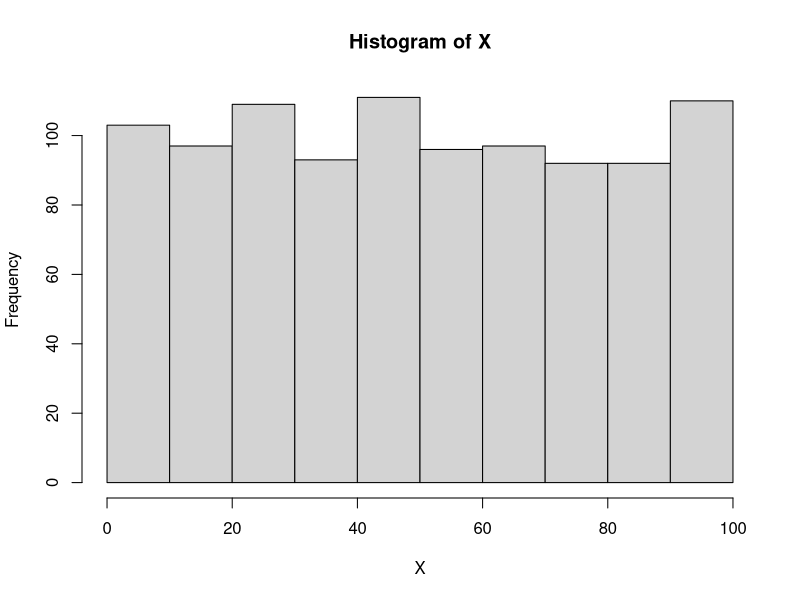
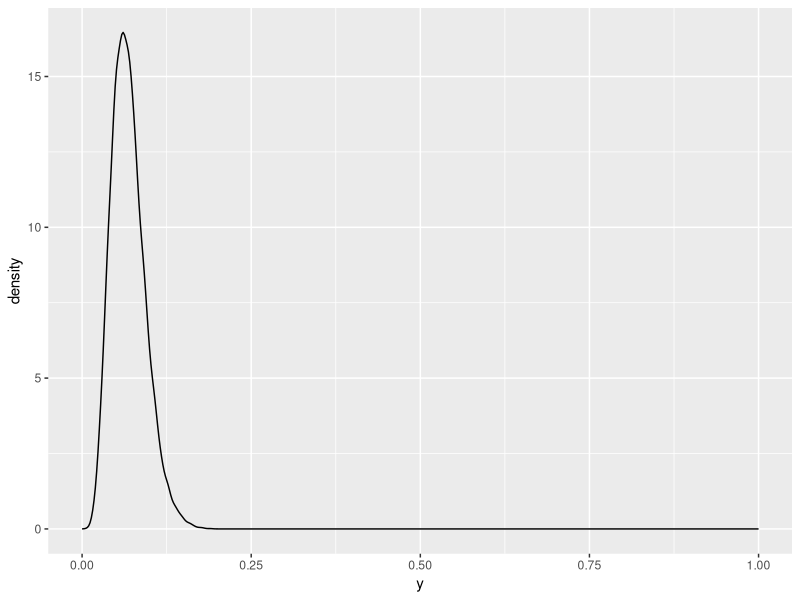
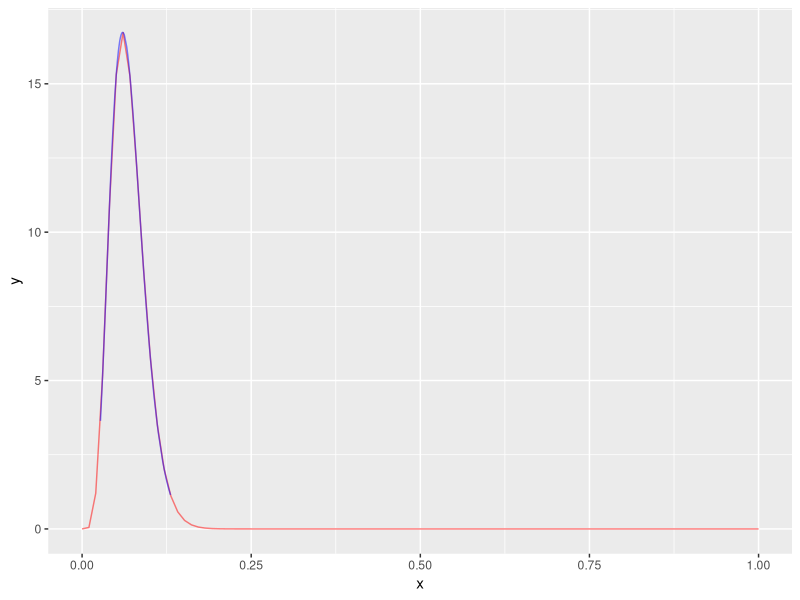
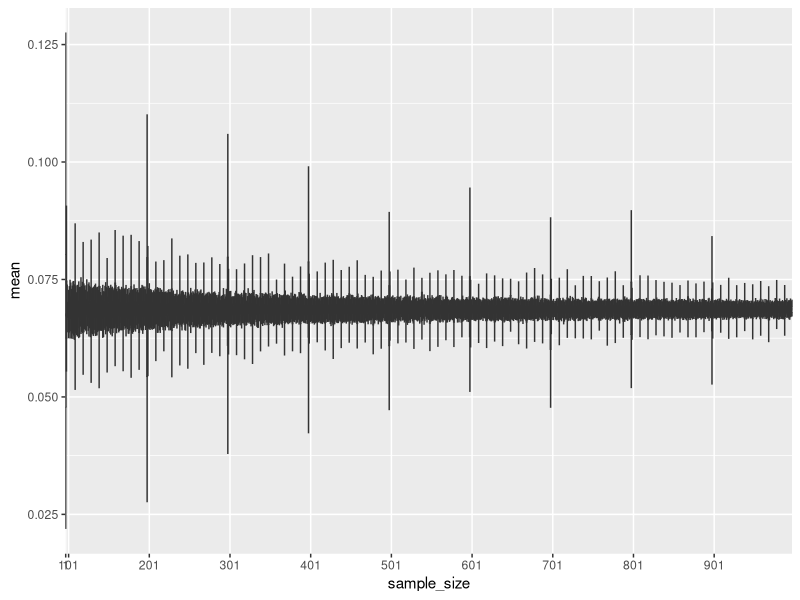
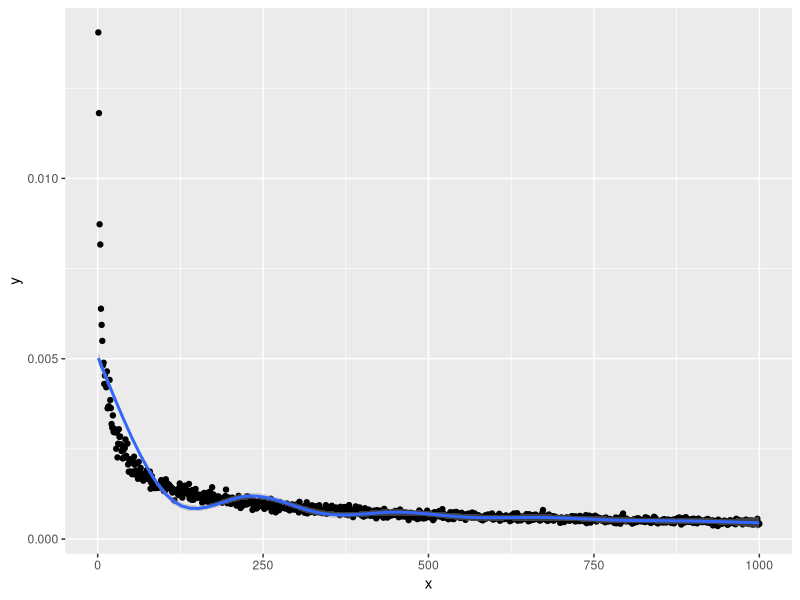
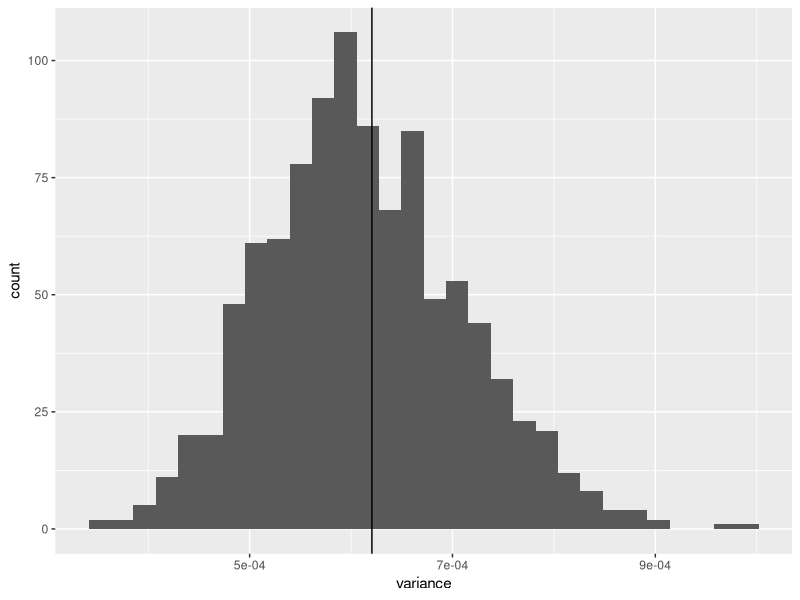

Write the R code that produced these figures, in order.
setwd("/Users/krishanth/Code/r/students_guide_to_bayes")
library(tidyverse)

# 13.1
# 1
fPriorPredictive <- function(NumSamples, a, b, N) {
  draws <- 0
  for (i in 1:NumSamples) {
    theta <- rbeta(1, a, b)
    draws[i] <- rbinom(1, N, theta)
  }
  draws
}

X <- fPriorPredictive(1000, 1, 1, 100)
hist(X)
mean(X)

# 2
posterior_samples <- rbeta(10000, 7, 95)
posterior_dist <- dbeta(posterior_samples, 7, 95)

ggplot(data.frame(x = 1:10000, y = posterior_samples)) +
  geom_density(aes(y)) +
  lims(x = c(0, 1))

mean(posterior_samples)

# 3
p <- seq(0, 1, length = 100)
Adist <- dbeta(p, 7, 95)

BSamples <- rbeta(100, 7, 95)
Bdist <- dbeta(BSamples, 7, 95)

ggplot() +
  geom_line(data = data.frame(x = p, y = Adist), aes(x, y), color = "red", alpha = 0.5) +
  geom_line(data = data.frame(x = BSamples, y = Bdist), aes(x, y), color = "blue", alpha = 0.5)


# 4
true_mean <- 7/102
sample_mean <-  matrix(NA, nrow = 100, ncol = 1000)

for (i in 1:1000) {
  for (j in 1:100) {
    X <- rbeta(i, 7, 95)
    sample_mean[j, i] <- mean(X)
  }
}

data.frame(sample_mean) %>%
  pivot_longer(cols=starts_with("X"), names_to = "sample_size", names_prefix = "X", values_to = "mean") %>%
  ggplot() +
  geom_boxplot(aes(sample_size, mean), fill = "white", outliers = FALSE) +
  scale_x_discrete(breaks = seq(1, 1000, 100), labels = seq(1, 1000, 100))

errorEst <- abs(sample_mean - true_mean)

ggplot(data.frame(x = 1:1000, y = apply(errorEst, 2, sd))) +
  geom_point(aes(x,y)) +
  geom_smooth(aes(x, y))

# 5
tru_var <- 7*95/((7+95)^2*(7+95+1))

sampled_var <- matrix(NA, nrow = 100, ncol = 1000)

for (i in 1:1000) {
    X <- rbeta(100, 7, 95)
    sampled_var[, i] <- X
}

vars <- apply(sampled_var, 2, var)

ggplot(data.frame(variance = vars)) +
  geom_histogram(aes(variance)) +
  geom_vline(xintercept = tru_var)
